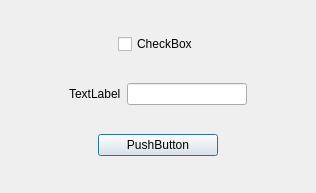
<?xml version="1.0" encoding="UTF-8"?>
<ui version="4.0">
 <class>DTempSimulateDialog</class>
 <widget class="QDialog" name="DTempSimulateDialog">
  <property name="geometry">
   <rect>
    <x>0</x>
    <y>0</y>
    <width>316</width>
    <height>193</height>
   </rect>
  </property>
  <property name="windowTitle">
   <string>Dialog</string>
  </property>
  <layout class="QVBoxLayout" name="verticalLayout">
   <item>
    <layout class="QHBoxLayout" name="horizontalLayout_2">
     <item>
      <spacer name="horizontalSpacer">
       <property name="orientation">
        <enum>Qt::Horizontal</enum>
       </property>
       <property name="sizeHint" stdset="0">
        <size>
         <width>40</width>
         <height>20</height>
        </size>
       </property>
      </spacer>
     </item>
     <item>
      <widget class="QCheckBox" name="checkBox_sw">
       <property name="text">
        <string>CheckBox</string>
       </property>
      </widget>
     </item>
     <item>
      <spacer name="horizontalSpacer_2">
       <property name="orientation">
        <enum>Qt::Horizontal</enum>
       </property>
       <property name="sizeHint" stdset="0">
        <size>
         <width>40</width>
         <height>20</height>
        </size>
       </property>
      </spacer>
     </item>
    </layout>
   </item>
   <item>
    <layout class="QHBoxLayout" name="horizontalLayout">
     <item>
      <spacer name="horizontalSpacer_5">
       <property name="orientation">
        <enum>Qt::Horizontal</enum>
       </property>
       <property name="sizeHint" stdset="0">
        <size>
         <width>40</width>
         <height>20</height>
        </size>
       </property>
      </spacer>
     </item>
     <item>
      <widget class="QLabel" name="label_temp">
       <property name="text">
        <string>TextLabel</string>
       </property>
      </widget>
     </item>
     <item>
      <widget class="QLineEdit" name="lineEdit_temp">
       <property name="minimumSize">
        <size>
         <width>120</width>
         <height>0</height>
        </size>
       </property>
      </widget>
     </item>
     <item>
      <spacer name="horizontalSpacer_6">
       <property name="orientation">
        <enum>Qt::Horizontal</enum>
       </property>
       <property name="sizeHint" stdset="0">
        <size>
         <width>40</width>
         <height>20</height>
        </size>
       </property>
      </spacer>
     </item>
    </layout>
   </item>
   <item>
    <layout class="QHBoxLayout" name="horizontalLayout_3">
     <item>
      <spacer name="horizontalSpacer_3">
       <property name="orientation">
        <enum>Qt::Horizontal</enum>
       </property>
       <property name="sizeHint" stdset="0">
        <size>
         <width>40</width>
         <height>20</height>
        </size>
       </property>
      </spacer>
     </item>
     <item>
      <widget class="QPushButton" name="pushButton_confirm">
       <property name="minimumSize">
        <size>
         <width>120</width>
         <height>0</height>
        </size>
       </property>
       <property name="text">
        <string>PushButton</string>
       </property>
      </widget>
     </item>
     <item>
      <spacer name="horizontalSpacer_4">
       <property name="orientation">
        <enum>Qt::Horizontal</enum>
       </property>
       <property name="sizeHint" stdset="0">
        <size>
         <width>40</width>
         <height>20</height>
        </size>
       </property>
      </spacer>
     </item>
    </layout>
   </item>
  </layout>
 </widget>
 <resources/>
 <connections/>
</ui>
